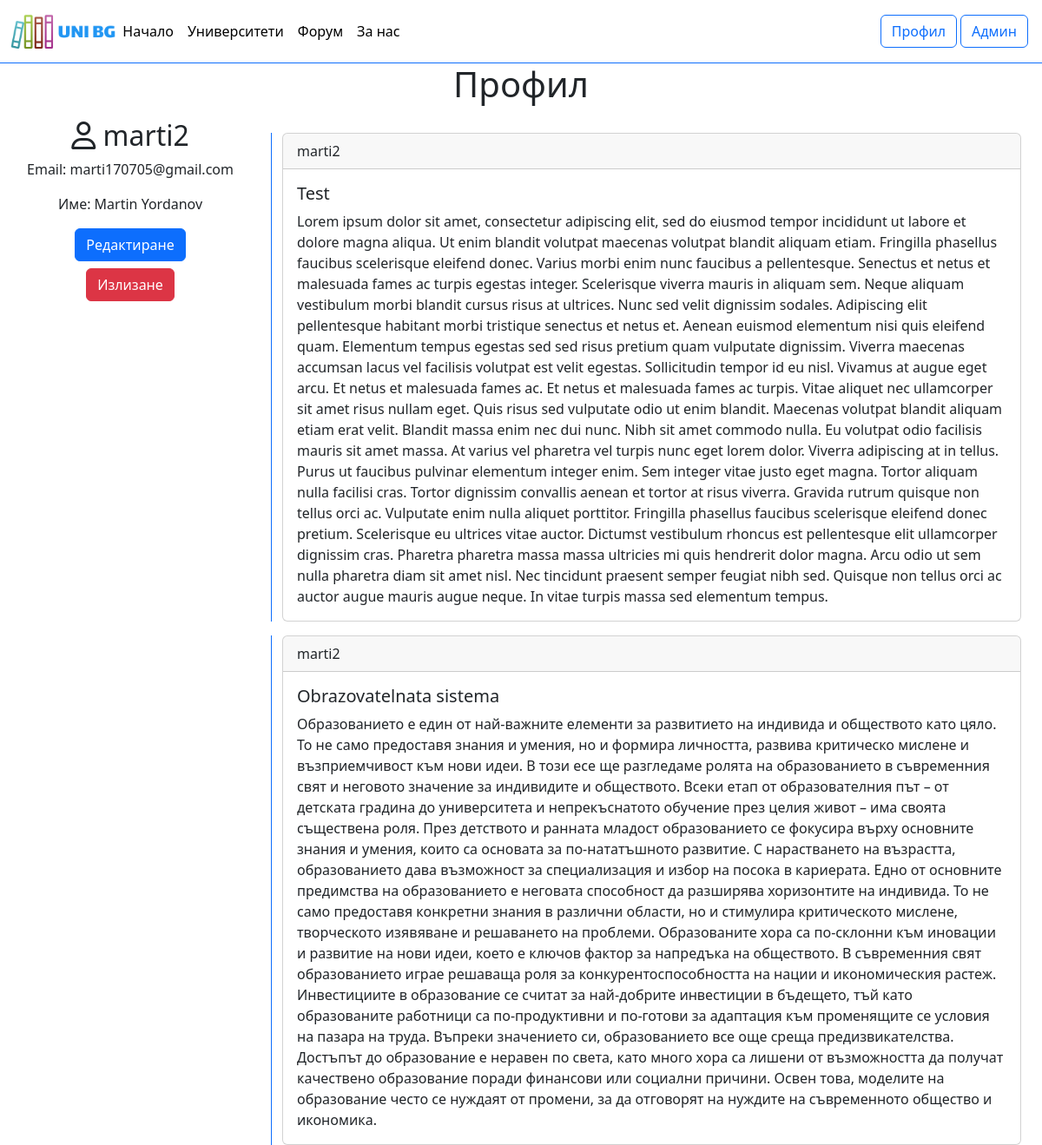
The app's page /Pages/profile.php (signed in) with its own data.
### tables this page shows
CREATE TABLE `forum` (
  `idforum` int(11) NOT NULL AUTO_INCREMENT,
  `post` varchar(2000) NOT NULL,
  `user_id` int(11) NOT NULL,
  `title` varchar(45) NOT NULL,
  PRIMARY KEY (`idforum`),
  KEY `user_id_idx` (`user_id`),
  CONSTRAINT `fk_user_id` FOREIGN KEY (`user_id`) REFERENCES `user` (`id`) ON DELETE NO ACTION ON UPDATE NO ACTION
);

CREATE TABLE `user` (
  `id` int(11) NOT NULL AUTO_INCREMENT,
  `firstName` varchar(45) NOT NULL,
  `lastName` varchar(45) NOT NULL,
  `email` varchar(45) NOT NULL,
  `password` varchar(200) NOT NULL,
  `username` varchar(45) NOT NULL,
  `admin` tinyint(1) NOT NULL,
  PRIMARY KEY (`id`)
);

### Pages/profile.php (the view, shortened to what this page needs)
<?php
$servername = "localhost";
$username = "root";
$password = "";
$database = "diplomnarabota";
try {
	$connection = mysqli_connect($servername, $username, $password,$database,);
} catch(PDOException $e) {
	echo "Connection failed: " . $e->getMessage();
}
?>
<!DOCTYPE html>
<html lang="en">
<head>
    <link href="https://cdn.jsdelivr.net/npm/bootstrap@5.3.0-alpha3/dist/css/bootstrap.min.css" rel="stylesheet">
    <link rel="stylesheet" type="text/css" href="../style.css">
</head>
<body>
    <header>
    </header>
    <main>
    <h1 class="text-center">Профил</h1>
        <div class="container-fluid pt-2">
          <div class="row">
            <div class="col-3">
              <div class="container text-center">
                <div class="row">
                  <div class="col">
                    <h2><i class="fa-regular fa-user"></i> <?php echo $_SESSION['username'] ?></h2>
                    <p>Email: <?php echo $_SESSION['email'] ?></p>
                    <p>Име: <?php echo $_SESSION['firstName']." ".$_SESSION['lastName'] ?></p>
                    <a href="change-info.php" class="btn btn-primary align-center mb-2">Редактиране</a><br>
                    <a href="../Components/logout.php" class="btn btn-danger align-center mb-2">Излизане</a><br>
                  </div>
                </div>
              </div>
            </div>
            <div class="col-9">
              <div class="container">
            <?php
                $posts = mysqli_query($connection, "SELECT * FROM forum WHERE user_id='{$_SESSION['user_id']}' ORDER BY idforum DESC");
                while ($row = $posts->fetch_assoc()){
                $main=mysqli_query($connection, "Select * from forum where idforum='{$row["idforum"]}'");
                $post=$main->fetch_assoc();
                $main2=mysqli_query($connection, "Select * from user where user.id='{$row["user_id"]}'");
                $user=$main2->fetch_assoc();
            ?>
            <div class="row mt-3" style="border-left: solid 1px #0d6efd">
                <div class="col d-flex justify-content-center">
                    <div class="card" style="width: 150vh;">
                        <div class="card-header"><?php echo $user['username'] ?></div>
                        <div class="card-body">
                            <h5 class="card-title"><?php echo $post['title'] ?></h5>
                            <p class="card-text"><?php echo $post['post'] ?></p>
                        </div>
                    </div>
                </div>
            </div>
            <?php } ?>
              </div>
            </div>
          </div>
        </div>
    </main>
</body>
</html>

### style.css (style rules this page uses)
nav { background-color: white; border-bottom: solid 1px #0d6efd; }
.align-center { text-align: center; }
header { text-align: center; }

### records on screen
forum: user.username "marti2", title "Test", post "Lorem ipsum dolor sit amet, consectetur adipiscing elit, sed do eiusmod tempor incididunt ut labore et dolore magna aliqua. Ut enim blandit volutpat maecenas volutpat blandit aliquam etiam. Fringilla phasellus faucibus scelerisque eleifend donec. Varius morbi enim nunc faucibus a pellentesque. Senectus et netus et malesuada fames ac turpis egestas integer. Scelerisque viverra mauris in aliquam sem. Neque aliquam vestibulum morbi blandit cursus risus at ultrices. Nunc sed velit dignissim sodales. Adipiscing elit pellentesque habitant morbi tristique senectus et netus et. Aenean euismod elementum nisi quis eleifend quam. Elementum tempus egestas sed sed risus pretium quam vulputate dignissim.…"
forum: user.username "marti2", title "Obrazovatelnata sistema", post "Образованието е един от най-важните елементи за развитието на индивида и обществото като цяло. То не само предоставя знания и умения, но и формира личността, развива критическо мислене и възприемчивост към нови идеи. В този есе ще разгледаме ролята на образованието в съвременния свят и неговото значение за индивидите и обществото. Всеки етап от образователния път – от детската градина до университета и непрекъснатото обучение през целия живот – има своята съществена роля. През детството и ранната младост образованието се фокусира върху основните знания и умения, които са основата за по-нататъшното развитие. С нарастването на възрастта, образованието дава възможност за специализация и избор…"

### other values on screen
$_SESSION['username'] "marti2"
$_SESSION['email'] "marti170705@gmail.com"
$_SESSION['firstName'] "Martin"
$_SESSION['lastName'] "Yordanov"
